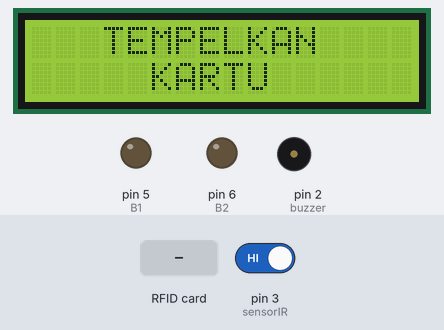
This sketch was run on a simulated Arduino Uno, built with avr-gcc and run on an emulated ATmega328P. Parts: 16×2 character LCD, output pins drawn as LEDs (lit = HIGH), buzzer (waves = sounding, pin HIGH). The inputs (shaded band) are chosen by the test bench; at power-on: pin 3 (sensorIR) HIGH. Pins used as bus, display or sensor lines are not drawn; what the sketch prints to the serial monitor is not drawn.

Above: at 1.5 s.
1.6 s: RFID card 5E 7A 19 C4 held to the reader
At 2.0 s:
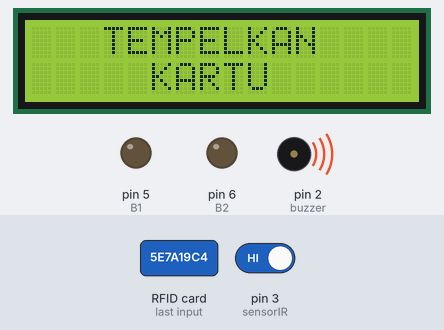
At 2.4 s:
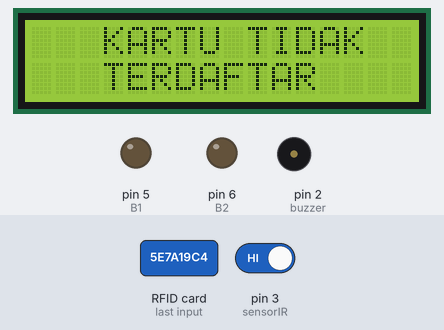
Timing chart, 0 to 4.6 s (numbered marks = the images above; inputs shaded):
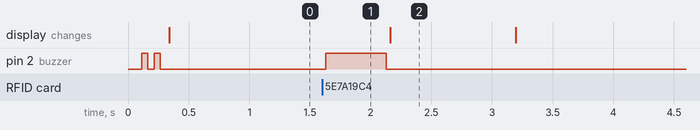

Measured:
- after the input at 1.6 s, pin 2 (buzzer): LOW → HIGH at once, → LOW 0.50 s later
- what the display in image 2 shows lasts 1.0 s, from 2.2 s to 3.2 s

The sketch:

11._MOTOR_DC_RFID_LCD.ino
```cpp
#include <SPI.h>
#include <MFRC522.h>
#include <LiquidCrystal_I2C.h>
#define B1 5 // Motor B pins
#define B2 6

String uidString;

int buzzer = 2;
int sensorIR = 3;
int kunci1 = 0;
#define SS_PIN 10
#define RST_PIN 9
MFRC522 mfrc522(SS_PIN, RST_PIN);  // create MFRC522 instance
LiquidCrystal_I2C lcd(0x27, 16, 2);

void setup()
{
  // put your setup code here, to run once:
  Serial.begin(9600);
  lcd.begin();
  pinMode (buzzer,OUTPUT);
  pinMode (sensorIR,INPUT);
  pinMode(B1, OUTPUT);
  pinMode(B2, OUTPUT);
  digitalWrite(B1, LOW);
  digitalWrite(B2, LOW);

    Serial.println("Silahkan Pilih salah satu:");
    Serial.println("1.forward");
    Serial.println("2.backward");
    Serial.println("3.stop");
  SPI.begin();
  mfrc522.PCD_Init();
  bunyibuzzeroke();
  Serial.println( " TEMPELKAN KARTU " );
  lcd.clear();
  lcd.setCursor(0,0); lcd.print("   TEMPELKAN ");
  lcd.setCursor(0,1); lcd.print("     KARTU     ");
}

void loop()
{
  // put your main code here, to run repeatedly:
  int bacaIR=digitalRead(sensorIR);
  if(mfrc522.PICC_IsNewCardPresent() and kunci1==0)
  {
      readRFID();
      Serial.print( " Tag UID : " );
      Serial.println(uidString);
        if(uidString=="138-176-193-21")
        {
          kunci1=1;
          Serial.println("    BERHASIL    ");
          bunyibuzzeroke();
          lcd.clear();
          lcd.setCursor(0,0); lcd.print("    BERHASIL    ");
          delay(1000);
          forward();
          delay(100);
          Stop();
          delay(200);
          lcd.clear();
          Serial.print(" SILAHKAN MASUK ");
          Serial.println();
          lcd.setCursor(0,0); lcd.print(" SILAHKAN MASUK ");
           delay(1000);
        }
        else if(uidString!="138-176-193-21")
        {

          lcd.setCursor(0,0); lcd.print(" ");
          Serial.println(" KARTU TIDAK TERDAFTAR ");
          bunyibuzzersalah();
          lcd.clear();
          lcd.setCursor(0,0); lcd.print("   KARTU TIDAK   ");
          lcd.setCursor(0,1); lcd.print("   TERDAFTAR    ");
          delay(1000);
          lcd.clear();
          Serial.println("   TEMPELKAN KARTU    ");
          lcd.clear();
          lcd.setCursor(0,0); lcd.print("   TEMPELKAN ");
          lcd.setCursor(0,1); lcd.print("     KARTU     ");

        }

  }

  if(bacaIR==0 && kunci1==1)
  {
     bunyibuzzeroke();
     kunci1=0;
    Serial.print( " PALANG DITUTUP " );
    Serial.println();
    lcd.setCursor(0,0); lcd.print(" PALANG DITUTUP ");
    delay(1000);
    backward();
    delay(100);
    Stop();
    delay(200);
    Serial.println("   TEMPELKAN KARTU    ");
    lcd.clear();
    lcd.setCursor(0,0); lcd.print("   TEMPELKAN ");
    lcd.setCursor(0,1); lcd.print("     KARTU     ");
  }

}

void readRFID()
  {
    mfrc522.PICC_ReadCardSerial();
    //SOUND THE BUZZER WHEN A CARD IS READ
    //PEMBATAS BISA DIRUBAH SESUAI KEINGINAN, DISINI YANG DIGUNAKAN "-"
    uidString = String(mfrc522.uid.uidByte[0]) + "-" +
    String(mfrc522.uid.uidByte[1]) + "-" +
    String(mfrc522.uid.uidByte[2]) + "-" +
    String(mfrc522.uid.uidByte[3]);
  }


void bunyibuzzeroke()
  {
    digitalWrite(buzzer,HIGH);
    delay(50);
    digitalWrite(buzzer,LOW);
    delay(50);
    digitalWrite(buzzer,HIGH);
    delay(50);
    digitalWrite(buzzer,LOW);
    delay(50);
  }

void bunyibuzzersalah()
{
  digitalWrite(buzzer,HIGH);
  delay(500);
  digitalWrite(buzzer,LOW);
}

void forward() { //function of forward
 analogWrite(B1, 255);
 analogWrite(B2, 0);
}
void backward() { //function of backward
 analogWrite(B1, 0);
 analogWrite(B2, 255);
}
void Stop() { //function of stop
 digitalWrite(B1, LOW);
 digitalWrite(B2, LOW);
}
```
